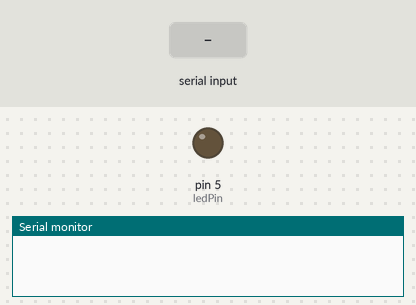
The sketch below on a simulated Arduino Uno, built with avr-gcc and run on an emulated ATmega328P. Shown: output pins drawn as LEDs (lit = HIGH), the last lines printed to the serial monitor. The inputs (shaded band) are chosen by the test bench.

Above: at 1.2 s.
1.3 s: "90,45\n" received over Serial
At 2.6 s:
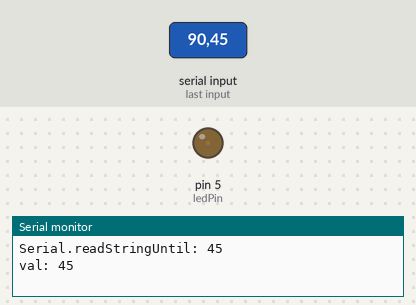
3.8 s: "30,150\n" received over Serial
At 5.7 s:
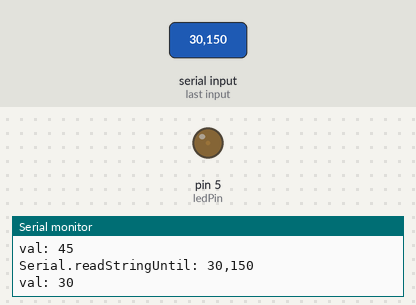
6.3 s: "200\n" received over Serial
At 8.7 s:
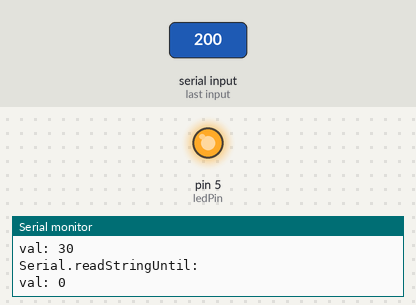
Timing chart, 0 to 10.2 s (numbered marks = the images above; inputs shaded):
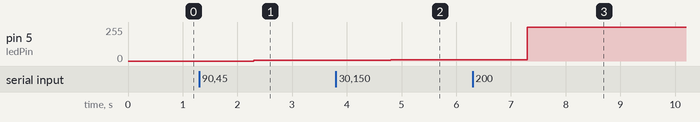

Measured:
- after the input at 1.3 s, pin 5 (ledPin): 0/255 → 5/255 after 1.0 s
- after the input at 3.8 s, pin 5 (ledPin): 5/255 → 8/255 after 1.0 s
- after the input at 6.3 s, pin 5 (ledPin): 8/255 → 255/255 after 1.0 s

The sketch:

TimerWaveGen.ino
```cpp
// 引脚5
int ledPin = 5;

//
int val = 0;
int preVal=0;
//int incomeByte=0;
String comdata = "";
//const char* num;
void setup()
{
 // 将连接LED的引脚设置为输出模式
  pinMode(ledPin, OUTPUT);
  Serial.begin(115200);
}

void loop()
{
  if(Serial.available()>0){
    delay(1);
    comdata =Serial.readString();
    Serial.print("Serial.readStringUntil: ");
    Serial.println(comdata);
    val=comdata.toInt();
   // incomeByte=Serial.read();
    //Serial.print("Received: ");
    //Serial.println(incomeByte,DEC);
 }


 // clear serial buffer
  while(Serial.read() >= 0){}
 // 数值写入引脚5
 if(val!=preVal){
   analogWrite(ledPin, 255/ val);
   Serial.print("val: ");
   Serial.println(val);
   preVal=val;
  }


}
```
